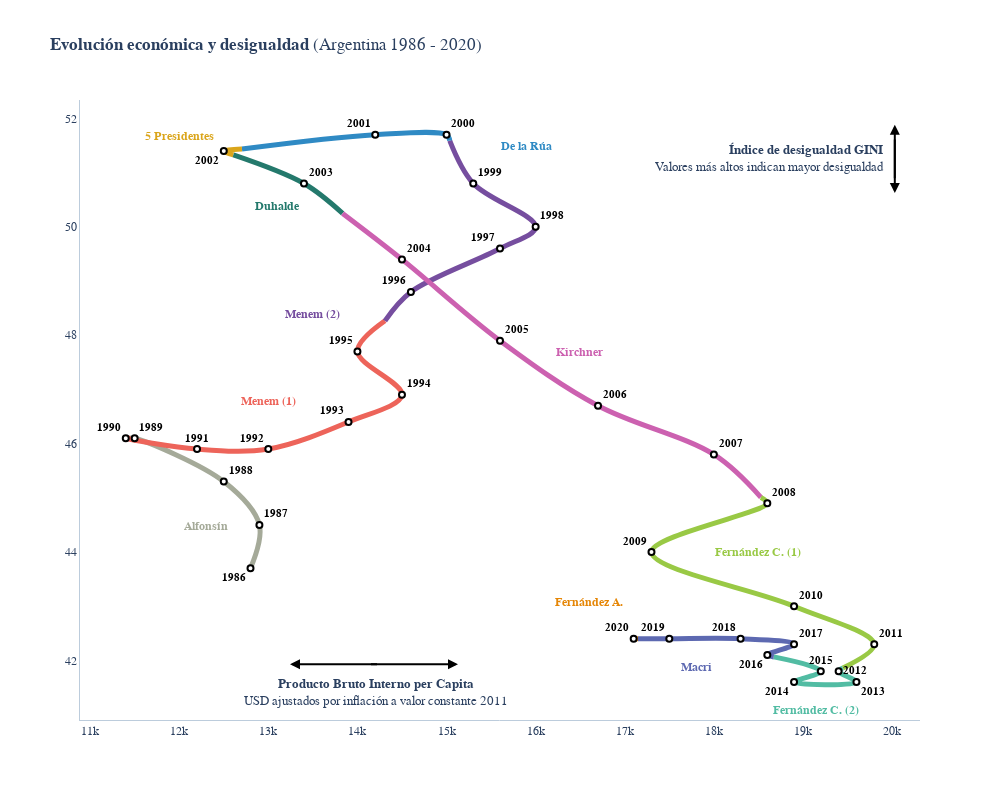

Write notebook code for a chart like this one.
### Code cell
all = df

hoverinfo = ['text']
line_shape = 'spline'
line_shape_presis = 'linear'
mode = 'markers+text'
mode_presis = 'lines'
marker=dict(
    color='white',
    size=6,
    line=dict(
        color='black',
        width=2
    )
)

# Acomodo marcadores de años
years = arg.copy()
years["textposition"] = "top left"
years.loc[years.year.isin([1991, 2015]), "textposition"] = "top center"
years.loc[years.year.isin([1987, 1989, 1988, 1994, 1998, 1999, 2000, 2003, 2004, 2005, 2006, 2007, 2008, 2010, 2011, 2017]), "textposition"] = "top right"
years.loc[years.year.isin([1986, 2002, 2014, 2016]), "textposition"] = "bottom left"
years.loc[years.year.isin([2012]), "textposition"] = "middle right"
years.loc[years.year.isin([2013]), "textposition"] = "bottom right"
textpositions = years["textposition"].values
years = years["year"].values


showlegend=False

fig = go.Figure()

import plotly.express as px
colors = px.colors.qualitative.Vivid.copy()

presi_tail = pd.DataFrame()
for presi_key in presidentials2['president'].unique():
    presi_row = presidentials2[presidentials2.president == presi_key]
    presi_df = all.loc[(all['president'] == presi_key)].copy()

    # Agrego el último valor de una presidencia en la otra para segmentar correctamente por color
    if not presi_tail.empty:
        presi_df = presi_tail.append(presi_df)

    presi_tail = presi_df.tail(1)

    presi_color = colors.pop()

    fig.add_trace(go.Scatter(
        x = presi_df.gdp,
        y = presi_df.gini,
        hoverinfo = hoverinfo,
        line_shape = line_shape,
        line=dict(color = presi_color, width = 5),
        mode = mode_presis,
        showlegend = showlegend
    ))

    fig.add_annotation(x=presi_row["annotation_x"].values[0], y=presi_row["annotation_y"].values[0],
        text = ("<b>%s</b>" % presi_key),
        font=dict(
            family="Helvetica, Verdana",
            size=12,
            color=presi_color
            ),
        showarrow=False,
        xref="x", yref="y",
        yshift=10)

# Con puntos
fig.add_trace(go.Scatter(
    x = arg.gdp,
    y = arg.gini,
    text = years,
    texttemplate = "<b>%{text}</b>",
    hoverinfo = hoverinfo,
    hovertemplate = "Año: <b>%{text}</b><br>PBI PPP: <b>$%{x:.0f}</b><br>Gini: <b>%{y:.2f}</b><br>",
    line_shape = line_shape,
    mode = mode,
    marker = marker,
    textposition = textpositions,
    showlegend = showlegend
))

fig.update_traces(textfont = {'family': "Helvetica, Verdana", 'size': 11, 'color': "black"})

fig.update_layout(
    height=800,
    width=1000,
    title_text= '<b>Evolución económica y desigualdad</b> (Argentina %s - %s)' % (int(all.year.min()), int(all.year.max())),
    font=dict(
        family="Helvetica, Verdana",
        # size=18,
    ),
    paper_bgcolor='rgba(0,0,0,0)',
    plot_bgcolor='rgba(0,0,0,0)',
    hoverdistance=100, # Distance to show hover label of data point
    spikedistance=1000, # Distance to show spike
    xaxis=dict(
        # title= "<b>Producto Bruto Interno per Capita",
        linecolor="#BCCCDC",  # Sets color of X-axis line
        showgrid=False,  # Removes X-axis grid lines,
        showspikes=True, # Show spike line for X-axis
        # Format spike
        spikethickness=1,
        spikedash="dot",
        spikecolor="#999999",
        spikemode="across",
    ),
    yaxis=dict(
        # title= "<b>Índice de desigualdad GINI</b>",
        linecolor="#BCCCDC",  # Sets color of Y-axis line
        showgrid=False,  # Removes Y-axis grid lines 
        showspikes=True, # Show spike line for X-axis
        # Format spike
        spikethickness=1,
        spikedash="dot",
        spikecolor="#999999",
        spikemode="across",  
    ),
    legend=dict(
        # Adjust click behavior
        itemclick="toggleothers",
        itemdoubleclick="toggle",
    )
)

# Eje vertical (Título)
# #####################
fig.add_annotation(
    xref="paper",
    yref="paper",
    x=0.96,
    y=0.935,
    align="right",
    text="<b>Índice de desigualdad GINI</b><br>Valores más altos indican mayor desigualdad",
    showarrow=False,
    font=dict(
        family="Helvetica, Verdana",
        size=13
    )
)

# Flecha vertical
fig.add_annotation(
    x=0.97,
    y=0.96,
    xref="paper",
    yref="paper",
    showarrow=True,
    align="center",
    arrowhead=2,
    arrowsize=1,
    arrowwidth=2,
    arrowcolor="black",
    ax=0,
    ay=61,
    opacity=1
)
fig.add_annotation(
    x=0.97,
    y=0.85,
    xref="paper",
    yref="paper",
    showarrow=True,
    align="center",
    arrowhead=2,
    arrowsize=1,
    arrowwidth=2,
    arrowcolor="black",
    ax=0,
    ay=-61,
    opacity=1
)

# Eje horizontal (Título)
# #######################
fig.add_annotation(
    xref="paper",
    yref="paper",
    x=0.352,
    y=0.016,
    align="center",
    text="<b>Producto Bruto Interno per Capita</b><br>USD ajustados por inflación a valor constante 2011",
    showarrow=False,
    font=dict(
        family="Helvetica, Verdana",
        size=13
    )
)

# Flecha vertical
fig.add_annotation(
    x=0.45,
    y=0.09,
    xref="paper",
    yref="paper",
    showarrow=True,
    align="center",
    arrowhead=2,
    arrowsize=1,
    arrowwidth=2,
    arrowcolor="black",
    ax=-90,
    ay=0,
    opacity=1
)
fig.add_annotation(
    x=0.25,
    y=0.09,
    xref="paper",
    yref="paper",
    showarrow=True,
    align="center",
    arrowhead=2,
    arrowsize=1,
    arrowwidth=2,
    arrowcolor="black",
    ax=90,
    ay=0,
    opacity=1
)


fig.show(config={"displayModeBar": False, "showTips": False}) # Remove floating menu and unnecesary dialog box

### Figure 1 — Plotly figure (JSON) as saved in the notebook; plotly's stock layout.template omitted (floating-point values rounded to 4 significant figures)
{"data": [{"hoverinfo": ["text"], "line": {"color": "rgb(165, 170, 153)", "shape": "spline", "width": 5}, "mode": "lines", "showlegend": false, "textfont": {"color": "black", "family": "Helvetica, Verdana", "size": 11}, "type": "scatter", "x": [12800, 12900, 12500, 11500, 11450.0], "y": [43.7, 44.5, 45.3, 46.1, 46.1]}, {"hoverinfo": ["text"], "line": {"color": "rgb(237, 100, 90)", "shape": "spline", "width": 5}, "mode": "lines", "showlegend": false, "textfont": {"color": "black", "family": "Helvetica, Verdana", "size": 11}, "type": "scatter", "x": [11450.0, 11400, 12200, 13000, 13900, 14500, 14000, 14310.0], "y": [46.1, 46.1, 45.9, 45.9, 46.4, 46.9, 47.7, 48.27]}, {"hoverinfo": ["text"], "line": {"color": "rgb(118, 78, 159)", "shape": "spline", "width": 5}, "mode": "lines", "showlegend": false, "textfont": {"color": "black", "family": "Helvetica, Verdana", "size": 11}, "type": "scatter", "x": [14310.0, 14600, 15600, 16000, 15300, 15036], "y": [48.27, 48.8, 49.6, 50, 50.8, 51.59]}, {"hoverinfo": ["text"], "line": {"color": "rgb(47, 138, 196)", "shape": "spline", "width": 5}, "mode": "lines", "showlegend": false, "textfont": {"color": "black", "family": "Helvetica, Verdana", "size": 11}, "type": "scatter", "x": [15036, 15000, 14200, 12704], "y": [51.59, 51.7, 51.7, 51.44]}, {"hoverinfo": ["text"], "line": {"color": "rgb(218, 165, 27)", "shape": "spline", "width": 5}, "mode": "lines", "showlegend": false, "textfont": {"color": "black", "family": "Helvetica, Verdana", "size": 11}, "type": "scatter", "x": [12704, 12500, 12608], "y": [51.44, 51.4, 51.33]}, {"hoverinfo": ["text"], "line": {"color": "rgb(36, 121, 108)", "shape": "spline", "width": 5}, "mode": "lines", "showlegend": false, "textfont": {"color": "black", "family": "Helvetica, Verdana", "size": 11}, "type": "scatter", "x": [12608, 13400, 13830.0], "y": [51.33, 50.8, 50.25]}, {"hoverinfo": ["text"], "line": {"color": "rgb(204, 97, 176)", "shape": "spline", "width": 5}, "mode": "lines", "showlegend": false, "textfont": {"color": "black", "family": "Helvetica, Verdana", "size": 11}, "type": "scatter", "x": [13830.0, 14500, 15600, 16700, 18000, 18528], "y": [50.25, 49.4, 47.9, 46.7, 45.8, 45.01]}, {"hoverinfo": ["text"], "line": {"color": "rgb(153, 201, 69)", "shape": "spline", "width": 5}, "mode": "lines", "showlegend": false, "textfont": {"color": "black", "family": "Helvetica, Verdana", "size": 11}, "type": "scatter", "x": [18528, 18600, 17300, 18900, 19800, 19448], "y": [45.01, 44.9, 44, 43, 42.3, 41.86]}, {"hoverinfo": ["text"], "line": {"color": "rgb(82, 188, 163)", "shape": "spline", "width": 5}, "mode": "lines", "showlegend": false, "textfont": {"color": "black", "family": "Helvetica, Verdana", "size": 11}, "type": "scatter", "x": [19448, 19400, 19600, 18900, 19200, 18672], "y": [41.86, 41.8, 41.6, 41.6, 41.8, 42.06]}, {"hoverinfo": ["text"], "line": {"color": "rgb(93, 105, 177)", "shape": "spline", "width": 5}, "mode": "lines", "showlegend": false, "textfont": {"color": "black", "family": "Helvetica, Verdana", "size": 11}, "type": "scatter", "x": [18672, 18600, 18900, 18300, 17500, 17148], "y": [42.06, 42.1, 42.3, 42.4, 42.4, 42.4]}, {"hoverinfo": ["text"], "line": {"color": "rgb(229, 134, 6)", "shape": "spline", "width": 5}, "mode": "lines", "showlegend": false, "textfont": {"color": "black", "family": "Helvetica, Verdana", "size": 11}, "type": "scatter", "x": [17148, 17100], "y": [42.4, 42.4]}, {"hoverinfo": ["text"], "hovertemplate": "Año: <b>%{text}</b><br>PBI PPP: <b>$%{x:.0f}</b><br>Gini: <b>%{y:.2f}</b><br>", "line": {"shape": "spline"}, "marker": {"color": "white", "line": {"color": "black", "width": 2}, "size": 6}, "mode": "markers+text", "showlegend": false, "text": [1986, 1987, 1988, 1989, 1990, 1991, 1992, 1993, 1994, 1995, 1996, 1997, 1998, 1999, 2000, 2001, 2002, 2003, 2004, 2005, 2006, 2007, 2008, 2009, 2010, 2011, 2012, 2013, 2014, 2015, 2016, 2017, 2018, 2019, 2020], "textfont": {"color": "black", "family": "Helvetica, Verdana", "size": 11}, "textposition": ["bottom left", "top right", "top right", "top right", "top left", "top center", "top left", "top left", "top right", "top left", "top left", "top left", "top right", "top right", "top right", "top left", "bottom left", "top right", "top right", "top right", "top right", "top right", "top right", "top left", "top right", "top right", "middle right", "bottom right", "bottom left", "top center", "bottom left", "top right", "top left", "top left", "top left"], "texttemplate": "<b>%{text}</b>", "type": "scatter", "x": [12800, 12900, 12500, 11500, 11400, 12200, 13000, 13900, 14500, 14000, 14600, 15600, 16000, 15300, 15000, 14200, 12500, 13400, 14500, 15600, 16700, 18000, 18600, 17300, 18900, 19800, 19400, 19600, 18900, 19200, 18600, 18900, 18300, 17500, 17100], "y": [43.7, 44.5, 45.3, 46.1, 46.1, 45.9, 45.9, 46.4, 46.9, 47.7, 48.8, 49.6, 50, 50.8, 51.7, 51.7, 51.4, 50.8, 49.4, 47.9, 46.7, 45.8, 44.9, 44, 43, 42.3, 41.8, 41.6, 41.6, 41.8, 42.1, 42.3, 42.4, 42.4, 42.4]}], "layout": {"annotations": [{"font": {"color": "rgb(165, 170, 153)", "family": "Helvetica, Verdana", "size": 12}, "showarrow": false, "text": "<b>Alfonsín</b>", "x": 12300, "xref": "x", "y": 44.3, "yref": "y", "yshift": 10}, {"font": {"color": "rgb(237, 100, 90)", "family": "Helvetica, Verdana", "size": 12}, "showarrow": false, "text": "<b>Menem (1)</b>", "x": 13000, "xref": "x", "y": 46.6, "yref": "y", "yshift": 10}, {"font": {"color": "rgb(118, 78, 159)", "family": "Helvetica, Verdana", "size": 12}, "showarrow": false, "text": "<b>Menem (2)</b>", "x": 13500, "xref": "x", "y": 48.2, "yref": "y", "yshift": 10}, {"font": {"color": "rgb(47, 138, 196)", "family": "Helvetica, Verdana", "size": 12}, "showarrow": false, "text": "<b>De la Rúa</b>", "x": 15900, "xref": "x", "y": 51.3, "yref": "y", "yshift": 10}, {"font": {"color": "rgb(218, 165, 27)", "family": "Helvetica, Verdana", "size": 12}, "showarrow": false, "text": "<b>5 Presidentes</b>", "x": 12000, "xref": "x", "y": 51.5, "yref": "y", "yshift": 10}, {"font": {"color": "rgb(36, 121, 108)", "family": "Helvetica, Verdana", "size": 12}, "showarrow": false, "text": "<b>Duhalde</b>", "x": 13100, "xref": "x", "y": 50.2, "yref": "y", "yshift": 10}, {"font": {"color": "rgb(204, 97, 176)", "family": "Helvetica, Verdana", "size": 12}, "showarrow": false, "text": "<b>Kirchner</b>", "x": 16500, "xref": "x", "y": 47.5, "yref": "y", "yshift": 10}, {"font": {"color": "rgb(153, 201, 69)", "family": "Helvetica, Verdana", "size": 12}, "showarrow": false, "text": "<b>Fernández C. (1)</b>", "x": 18500, "xref": "x", "y": 43.8, "yref": "y", "yshift": 10}, {"font": {"color": "rgb(82, 188, 163)", "family": "Helvetica, Verdana", "size": 12}, "showarrow": false, "text": "<b>Fernández C. (2)</b>", "x": 19150, "xref": "x", "y": 40.9, "yref": "y", "yshift": 10}, {"font": {"color": "rgb(93, 105, 177)", "family": "Helvetica, Verdana", "size": 12}, "showarrow": false, "text": "<b>Macri</b>", "x": 17800, "xref": "x", "y": 41.7, "yref": "y", "yshift": 10}, {"font": {"color": "rgb(229, 134, 6)", "family": "Helvetica, Verdana", "size": 12}, "showarrow": false, "text": "<b>Fernández A.</b>", "x": 16600, "xref": "x", "y": 42.9, "yref": "y", "yshift": 10}, {"align": "right", "font": {"family": "Helvetica, Verdana", "size": 13}, "showarrow": false, "text": "<b>Índice de desigualdad GINI</b><br>Valores más altos indican mayor desigualdad", "x": 0.96, "xref": "paper", "y": 0.935, "yref": "paper"}, {"align": "center", "arrowcolor": "black", "arrowhead": 2, "arrowsize": 1, "arrowwidth": 2, "ax": 0, "ay": 61, "opacity": 1, "showarrow": true, "x": 0.97, "xref": "paper", "y": 0.96, "yref": "paper"}, {"align": "center", "arrowcolor": "black", "arrowhead": 2, "arrowsize": 1, "arrowwidth": 2, "ax": 0, "ay": -61, "opacity": 1, "showarrow": true, "x": 0.97, "xref": "paper", "y": 0.85, "yref": "paper"}, {"align": "center", "font": {"family": "Helvetica, Verdana", "size": 13}, "showarrow": false, "text": "<b>Producto Bruto Interno per Capita</b><br>USD ajustados por inflación a valor constante 2011", "x": 0.352, "xref": "paper", "y": 0.016, "yref": "paper"}, {"align": "center", "arrowcolor": "black", "arrowhead": 2, "arrowsize": 1, "arrowwidth": 2, "ax": -90, "ay": 0, "opacity": 1, "showarrow": true, "x": 0.45, "xref": "paper", "y": 0.09, "yref": "paper"}, {"align": "center", "arrowcolor": "black", "arrowhead": 2, "arrowsize": 1, "arrowwidth": 2, "ax": 90, "ay": 0, "opacity": 1, "showarrow": true, "x": 0.25, "xref": "paper", "y": 0.09, "yref": "paper"}], "font": {"family": "Helvetica, Verdana"}, "height": 800, "hoverdistance": 100, "legend": {"itemclick": "toggleothers", "itemdoubleclick": "toggle"}, "paper_bgcolor": "rgba(0,0,0,0)", "plot_bgcolor": "rgba(0,0,0,0)", "spikedistance": 1000, "title": {"text": "<b>Evolución económica y desigualdad</b> (Argentina 1986 - 2020)"}, "width": 1000, "xaxis": {"linecolor": "#BCCCDC", "showgrid": false, "showspikes": true, "spikecolor": "#999999", "spikedash": "dot", "spikemode": "across", "spikethickness": 1}, "yaxis": {"linecolor": "#BCCCDC", "showgrid": false, "showspikes": true, "spikecolor": "#999999", "spikedash": "dot", "spikemode": "across", "spikethickness": 1}}}
